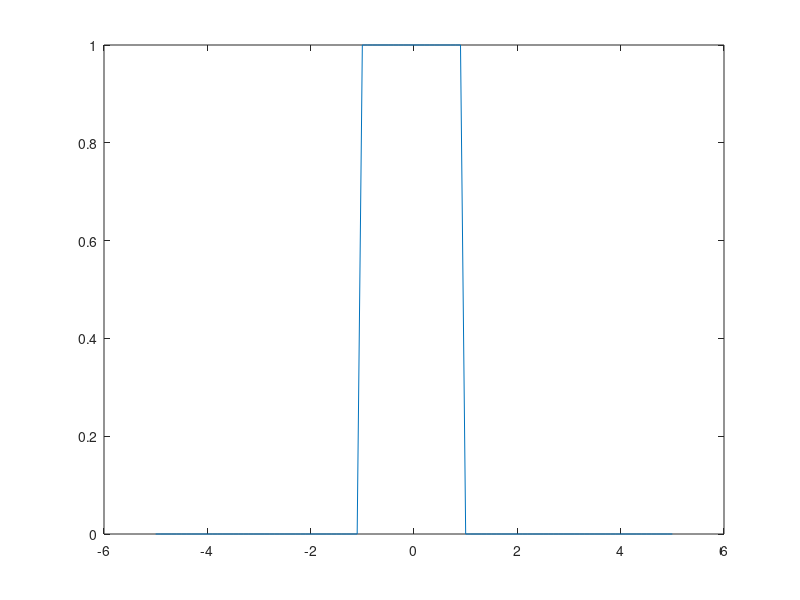
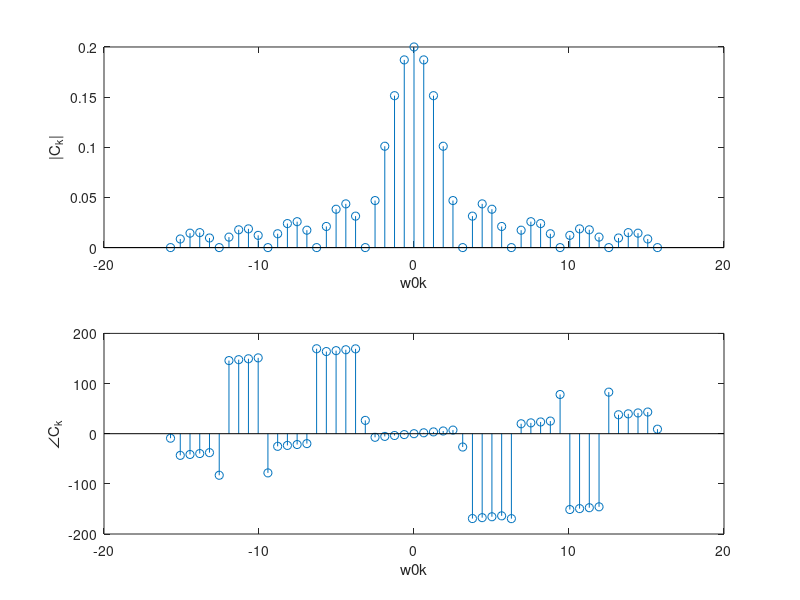
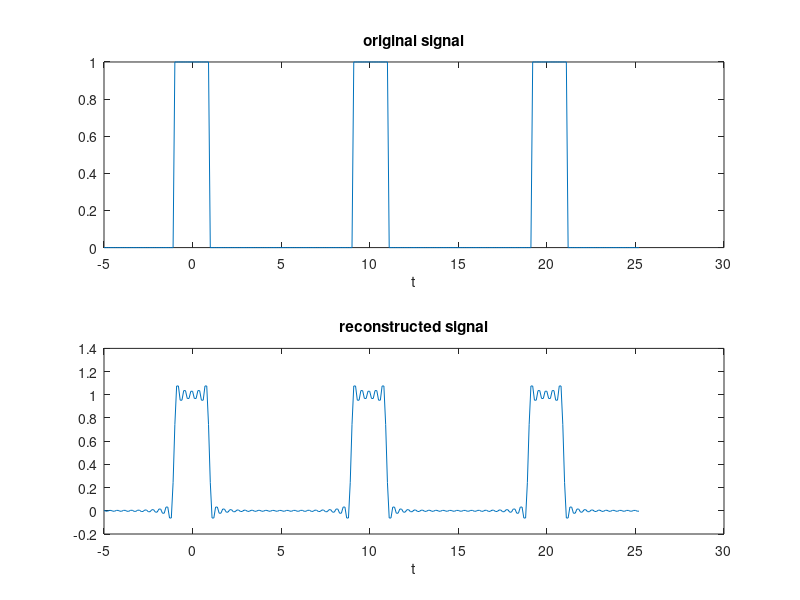

These charts were generated, in order, by the following MATLAB code:
close all
clear all
clc

%% signal definition

%1)define x=@(t) put the function as slide 4 similar to z=@(t).
%define as anonymous function  u(t+2)*[(u(t+1)-u(t-1)]
x=@(t) (t>=-2).*((t>=-1) - (t>=1));

t_single_period=-5:0.1:5;
plot(t_single_period,x(t_single_period))
%now you finished your first part.
%% period and fundamental angular freq.
%2)define dT (step) then T the w0 in the next 3 lines.
 % step is already known you can verify it 
 dT = t_single_period(2) - t_single_period(1);
 % period
 T = 10;
 % fundamental angular frequency
 w0 = 2*pi./T;

%% effectively the question is asking for reconstructing 3 cycles
% of the periodic signal

Nk=51;
% fourier_series_exp() function would plot 3 cycles of the signal
% 3) now define range k for NK=51;
k = -25:25;
% if Nk=11, k=-5:5; if Nk=12, k=-6:6
% 4) put the for loop as slide 7 and also you can checkfs_numerical.m ;
for ii = 1:length(k)
    Ck(ii) = (1/T)*trapz(t_single_period, x(t_single_period).*exp(-j*k(ii)*w0*t_single_period));
end
        figure 
        subplot(211)
        w0k = w0*k;
% 5) use stem to draw absolute of fourier coefficient Ck ;

        stem(w0k,abs(Ck))
        
        xlabel('w0k')
        ylabel('|C_k|')
        
        w0k = w0*k;
        subplot(2,1,2)
% 6) use s to draw imaginary of fourier coefficient Ck ;

        stem(w0k,angle(Ck)*180/pi); 
        xlabel('w0k')
        ylabel('\angleC_k')
% now you finished part 2        

%7)plot 3 cycles of the signal 'x' and the reconstructed signal
%8)please check after line 28 repmat and other lines
%9) define x_extended
%10) define t_ext
x_ext=repmat(x(t_single_period), 1, 3);
t_ext = t_single_period(1):dT:t_single_period(1)+(3*length(t_single_period)-1)*dT;

t_reconstructed=linspace(t_single_period(1),t_single_period(1)+...
    (3*length(t_single_period)-1)*(t_single_period(2 ) ...
-t_single_period(1)),3*length(x(t_single_period)));

x_reconstructed = zeros(size(t_ext));
for ii=1:length(k)
    x_reconstructed = x_reconstructed+Ck(ii)*exp(j*k(ii)*w0*t_reconstructed);
end
% other solution t_ext=t_single_period(1):dT:t_single_period(1)+(3*length(t_single_period)-1)*dT;
      

%11)slide 9 also you can check line 81 for reconstruction in fs_numerical.

        figure
        subplot(211)
        plot(t_ext,x_ext)
        xlabel('t');
        title('original signal')
        subplot(2,1,2)
        plot(t_ext,x_reconstructed)
        xlabel('t');
        title('reconstructed signal')

% end of part 3
%     